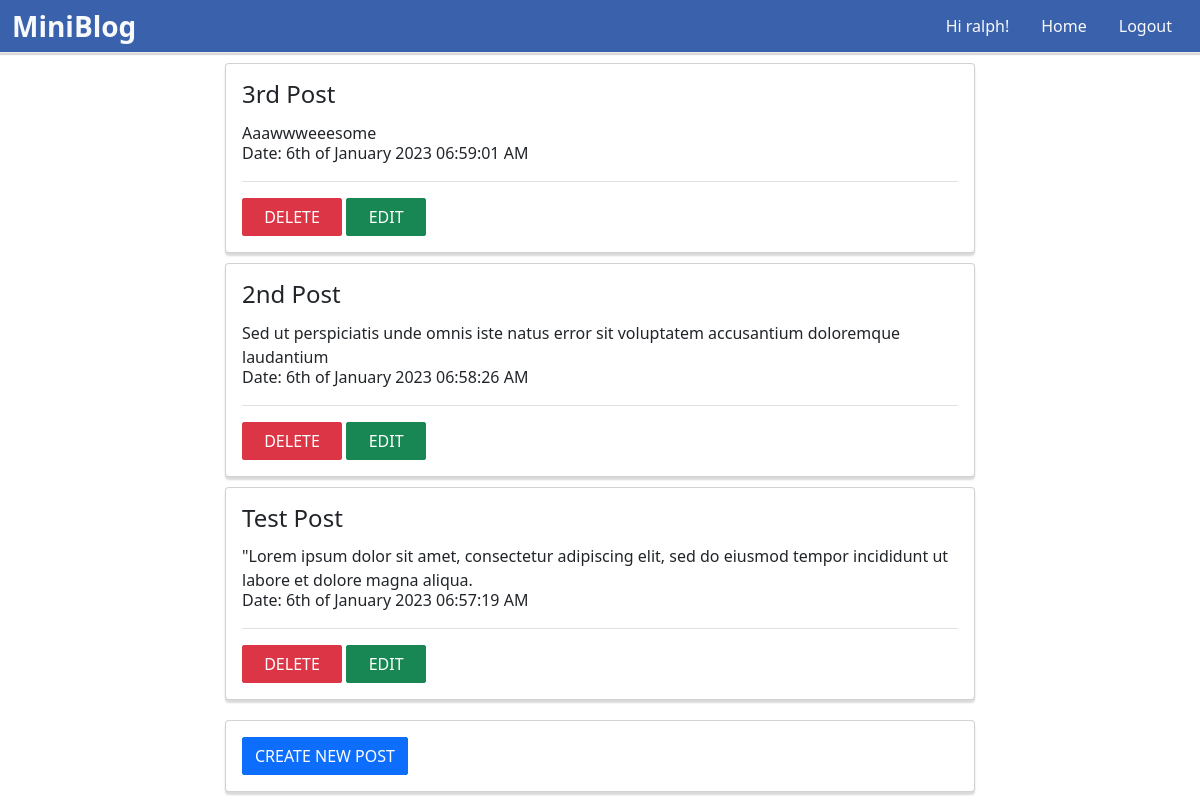
/index.php (signed in), run on an earlier commit of the app's database.
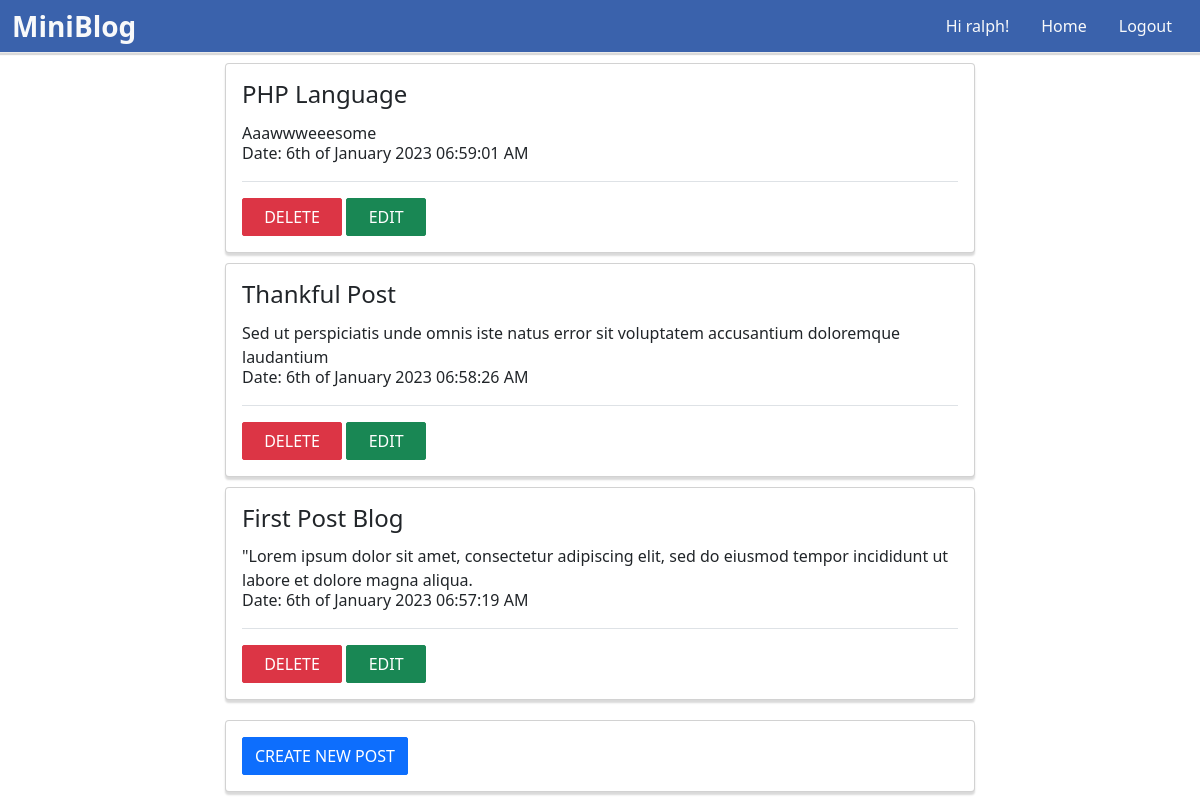
And on a later commit of the database.
### tables this page shows
CREATE TABLE `posts` (
  `id` int(11) NOT NULL,
  `post_title` varchar(255) NOT NULL,
  `post_content` text NOT NULL,
  `post_date` varchar(255) NOT NULL
);

### includes/classes/LoginController.php (called while the page is built, shortened)
<?php
class LoginController
{
    public function isLoggedIn(): bool
    {
        if (isset($_SESSION['user_id'])) {
            return true;
        } else {
            return false;
        }
    }
}
$login = new LoginController;

### includes/classes/PostController.php (called while the page is built, shortened)
<?php
class PostController
{
    public static function showAllPosts()
    {
        global $connection;
        $query = "SELECT * FROM posts ORDER BY id DESC";
        $selectAllPosts = mysqli_query($connection, $query);
        return $selectAllPosts;
    }
}

### index.php (the view, shortened to what this page needs)
<?php
require_once "layouts/header.php";
require_once "layouts/nav.php";
?>
<section>
    <div class="container justify-content-center d-grid">
        <?php
        $allPosts = PostController::showAllPosts();
        while ($row = mysqli_fetch_assoc($allPosts)) {
            $post_title = $row['post_title'];
            $post_content = $row['post_content'];
            $post_date = $row['post_date'];
            $post_id = $row['id'];
        ?>
            <div class="card post-card">
                <div class="card-body">
                    <h4 class="card-title mb-3"><?= $post_title; ?></h4>
                    <p class="card-subtitle"><?= $post_content; ?></p>
                    <p class="card-subtitle pb-3">Date: <?= $post_date; ?></p>
                    <div class="border-top pt-3">
                        <a class="btn btn-danger btn-delete" onClick="return confirm('Confirm Delete Post?')" href="index.php?delete=<?= $post_id; ?>">DELETE</a>
                        <a class="btn btn-success btn-edit" href="edit_post.php?p_id=<?= $post_id; ?>">EDIT</a>
                    </div>
                </div>
            </div>
        <?php }; ?>
        <div class="card create-card">
            <div class="card-body">
                <a class="btn btn-primary create-btn" href="add_post.php">CREATE NEW POST</a>
            </div>
        </div>
    </div>
</section>
<?php include "layouts/footer.php"; ?>

### layouts/header.php (shortened to what this page needs)
<!DOCTYPE html>
<html lang="en">
<head>
    <link rel="stylesheet" href="https://cdn.jsdelivr.net/npm/bootstrap@5.3.0-alpha1/dist/css/bootstrap.min.css">
    <link rel="stylesheet" href="css/styles.css">
</head>

### layouts/nav.php
<body>
    <nav class="navbar navbar-fixed-top p-0">
        <div class="container-fluid">
            <a href="index.php" class="navbar-brand text-light fs-3 fw-bold">MiniBlog</a>
            <ul class="nav justify-content-end">
                <?php if ($login->isLoggedIn()) : ?>
                    <li class="nav-item text-light">
                        <a class="nav-link text-light" href="#">Hi <?= $_SESSION['username']; ?>!</a>
                    </li>
                    <li class="nav-item">
                        <a class="nav-link text-light" href="index.php">Home</a>
                    </li>
                    <li class="nav-item">
                        <a class="nav-link text-light" href="includes/logout.php">Logout</a>
                    </li>
                <?php else : ?>
                    <li class="nav-item">
                        <a class="nav-link text-light" href="login.php">Login</a>
                    </li>
                <?php endif; ?>
            </ul>
        </div>
    </nav>

### layouts/footer.php (shortened to what this page needs)
</body>
</html>

### css/styles.css (style rules this page uses)
* { box-sizing: border-box; }
nav { background-color: rgb(58, 98, 172); border-bottom: 1px solid #eaeaea; box-shadow: 0px 2px 1px rgba(0, 0, 0, 0.15); }
.post-card, .create-card { width: 750px; border-radius: 4px; -webkit-border-radius: 4px; -moz-border-radius: 4px; -ms-border-radius: 4px; -o-border-radius: 4px; box-shadow: 0px 3px 2px rgba(0, 0, 0, 0.15); }
.create-card { margin-top: 20px; }
.post-card { margin-top: 10px; }
.btn-edit, .btn-delete { border-radius: 2px; -webkit-border-radius: 2px; -moz-border-radius: 2px; -ms-border-radius: 2px; -o-border-radius: 2px; }
.btn-delete { width: 100px; }
.btn-edit { width: 80px; }
.create-btn { border-radius: 2px; -webkit-border-radius: 2px; -moz-border-radius: 2px; -ms-border-radius: 2px; -o-border-radius: 2px; }

What changed in the data, as far as the page shows it:
changed posts "Aaawwweeesome": post_title "3rd Post" → "PHP Language"
changed posts: post_title "2nd Post" → "Thankful Post"
changed posts: post_title "Test Post" → "First Post Blog"
